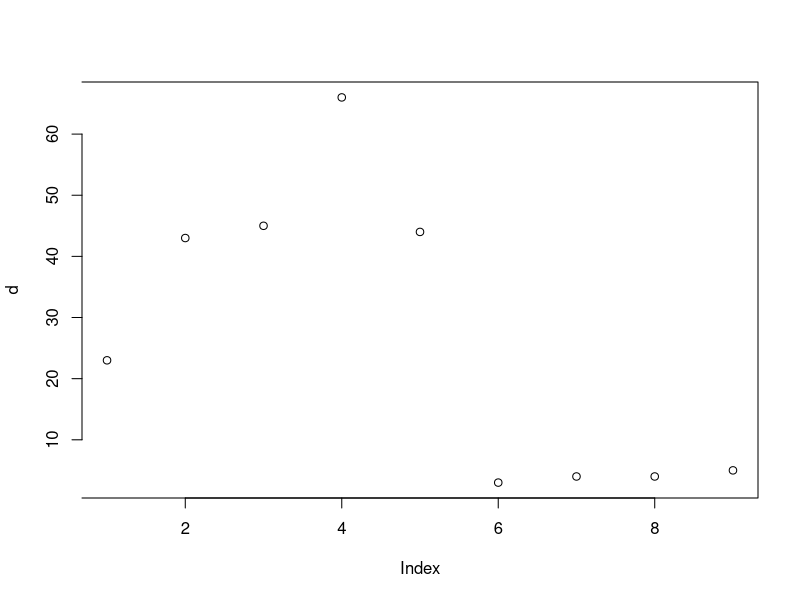

Write the R code that produced this figure.
## ---- chunk 1
knitr::opts_chunk$set(echo = TRUE)
## ---- chunk 2
m <- c(23,45)
m
c <- c(44,67)
s <- cbind(c,m)
s
## ---- chunk 3
d <- c(23,43,45,66,44,3,4,4,5)
m <-matrix(d,nrow = 3,ncol = 3) 
m  
e <- matrix(nrow = 10,ncol = 10)
e
## ---- chunk 4
ml <- list(c,m,d)
ml
## ---- chunk 5
mle <- list(name=c("Dennis Mwendwa"),age=c(30))
mle

## ---- chunk 6
dd <- data.frame(d)
dd

plot(d,bty="]")
